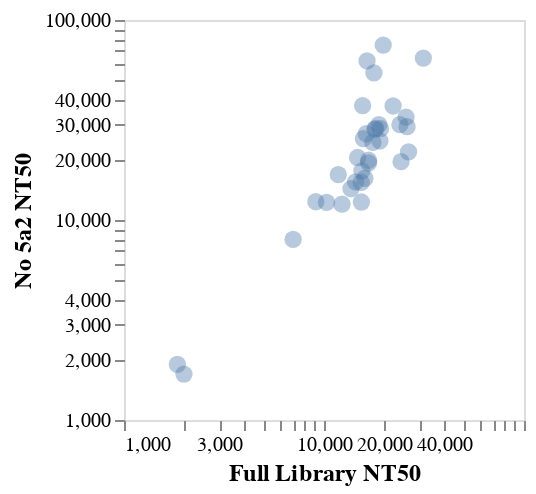

Notebook code cell kept with this figure:
### Code cell
alt.Chart(titers_conditions).mark_point(filled=True, size=75,opacity=0.4).encode(
    x=alt.X('fulllibconc', scale=alt.Scale(type="log", domain=[1000,100000]),axis=alt.Axis(title="Full Library NT50")),
    y=alt.Y('no5a2', scale=alt.Scale(type="log",domain=[1000,100000]),axis=alt.Axis(title="No 5a2 NT50")),
#    color =alt.Color('serum:N', sort=['0','30','182'], title="days post vaccination",legend=alt.Legend(orient='right',labelLimit= 0)).scale(range = ['rebeccapurple', 'firebrick','mediumseagreen']),
).properties(width = 200, height = 200).configure_axis(grid=False, domain=False,labelFontSize=10,titleFontSize=12).configure_legend(titleAlign='left',labelLimit= 0,
titleFontSize=10,
labelFontSize=10
)

### Figure 1 — Vega-Lite specification as saved in the notebook (floating-point values rounded to 4 significant figures)
{"config": {"view": {"continuousWidth": 300, "continuousHeight": 300}, "axis": {"domain": false, "grid": false, "labelFontSize": 10, "titleFontSize": 12}, "legend": {"labelFontSize": 10, "labelLimit": 0, "titleAlign": "left", "titleFontSize": 10}}, "data": {"name": "data-f52044c5bc14e25e1d51155f082401ee"}, "mark": {"type": "point", "filled": true, "opacity": 0.4, "size": 75}, "encoding": {"x": {"axis": {"title": "Full Library NT50"}, "field": "fulllibconc", "scale": {"domain": [1000, 100000], "type": "log"}, "type": "quantitative"}, "y": {"axis": {"title": "No 5a2 NT50"}, "field": "no5a2", "scale": {"domain": [1000, 100000], "type": "log"}, "type": "quantitative"}}, "height": 200, "width": 200, "$schema": "https://vega.github.io/schema/vega-lite/v5.16.3.json", "datasets": {"data-f52044c5bc14e25e1d51155f082401ee": [{"virus": "A/Bangladesh/2221/2021", "fulllibconc": 7008.0, "halflibconc": 10050.0, "no5a1": 7331.0, "no5a2": 7993.0}, {"virus": "A/Bangladesh/3210810034/2021", "fulllibconc": 9099.0, "halflibconc": 11210.0, "no5a1": 7447.0, "no5a2": 12340.0}, {"virus": "A/Bangladesh/8002/2021", "fulllibconc": 15480.0, "halflibconc": 19790.0, "no5a1": 13910.0, "no5a2": 17620.0}, {"virus": "A/Bangladesh/8036/2021", "fulllibconc": 13640.0, "halflibconc": 15830.0, "no5a1": 10720.0, "no5a2": 14330.0}, {"virus": "A/Belgium/H0017/2022", "fulllibconc": 1994.0, "halflibconc": 1511.0, "no5a1": 1774.0, "no5a2": 1697.0}, {"virus": "A/Belgium/H0038/2022", "fulllibconc": 18130.0, "halflibconc": 46410.0, "no5a1": 24650.0, "no5a2": 28730.0}, {"virus": "A/Brisbane/02/2018", "fulllibconc": 23970.0, "halflibconc": 28790.0, "no5a1": 37190.0, "no5a2": 29970.0}, {"virus": "A/Brisbane/48/2022", "fulllibconc": 14390.0, "halflibconc": 14390.0, "no5a1": 12320.0, "no5a2": 15490.0}, {"virus": "A/California/07/2009", "fulllibconc": 25720.0, "halflibconc": 29120.0, "no5a1": 34350.0, "no5a2": 32690.0}, {"virus": "A/Chester/5355/2022", "fulllibconc": 10300.0, "halflibconc": 15470.0, "no5a1": 17040.0, "no5a2": 12240.0}, {"virus": "A/Cote_DIvoire/1448/2021", "fulllibconc": 22160.0, "halflibconc": 31410.0, "no5a1": 31540.0, "no5a2": 37160.0}, {"virus": "A/England/220200318/2022", "fulllibconc": 1849.0, "halflibconc": 2049.0, "no5a1": 2473.0, "no5a2": 1897.0}, {"virus": "A/Ghana/138/2020", "fulllibconc": 19180.0, "halflibconc": 28460.0, "no5a1": 38350.0, "no5a2": 28610.0}, {"virus": "A/Ghana/2080/2020", "fulllibconc": 17770.0, "halflibconc": 22930.0, "no5a1": 45290.0, "no5a2": 54350.0}, {"virus": "A/Hawaii/70/2019", "fulllibconc": 17540.0, "halflibconc": 39050.0, "no5a1": 25490.0, "no5a2": 24420.0}, {"virus": "A/India-PUN-NIV328484/2021", "fulllibconc": 19030.0, "halflibconc": 17810.0, "no5a1": 14510.0, "no5a2": 24840.0}, {"virus": "A/India-Pune-Nivcov2221170/2022", "fulllibconc": 11080.0, "halflibconc": 14190.0, "no5a1": 11140.0, "no5a2": null}, {"virus": "A/India/Pun-NIV312851/2021", "fulllibconc": 16710.0, "halflibconc": 21070.0, "no5a1": 17970.0, "no5a2": 19890.0}, {"virus": "A/Michigan/19/2021", "fulllibconc": 15350.0, "halflibconc": 16290.0, "no5a1": 21490.0, "no5a2": 15440.0}, {"virus": "A/Michigan/45/2015", "fulllibconc": 31390.0, "halflibconc": 46840.0, "no5a1": 38610.0, "no5a2": 64530.0}, {"virus": "A/Newcastle/2/2022", "fulllibconc": 15380.0, "halflibconc": 13540.0, "no5a1": 17350.0, "no5a2": 12300.0}, {"virus": "A/Niger/10217/2021", "fulllibconc": 17970.0, "halflibconc": 27780.0, "no5a1": 24130.0, "no5a2": 28360.0}, {"virus": "A/Nimes/871/2021", "fulllibconc": 26480.0, "halflibconc": 45150.0, "no5a1": 42010.0, "no5a2": 21910.0}, {"virus": "A/Norway/25089/2022", "fulllibconc": 16010.0, "halflibconc": 37490.0, "no5a1": 23010.0, "no5a2": 16170.0}, {"virus": "A/Paris/30353/2021", "fulllibconc": 15600.0, "halflibconc": 46900.0, "no5a1": 31440.0, "no5a2": 37330.0}, {"virus": "A/Paris/31196/2021", "fulllibconc": 16260.0, "halflibconc": 53330.0, "no5a1": 29160.0, "no5a2": 27000.0}, {"virus": "A/Perth/1/2022", "fulllibconc": 14720.0, "halflibconc": 33990.0, "no5a1": 20580.0, "no5a2": 20530.0}, {"virus": "A/SouthAfrica/R14850/2021", "fulllibconc": 15740.0, "halflibconc": 37580.0, "no5a1": 21090.0, "no5a2": 25510.0}, {"virus": "A/SouthAfrica/R16462/2021", "fulllibconc": 19780.0, "halflibconc": 52940.0, "no5a1": null, "no5a2": 74940.0}, {"virus": "A/Sydney/43/2022", "fulllibconc": 12300.0, "halflibconc": 23130.0, "no5a1": 15640.0, "no5a2": 12000.0}, {"virus": "A/Togo/0274/2021", "fulllibconc": 18810.0, "halflibconc": 22910.0, "no5a1": 30040.0, "no5a2": 29970.0}, {"virus": "A/Togo/0304/2021", "fulllibconc": 26030.0, "halflibconc": 31970.0, "no5a1": 36010.0, "no5a2": 29290.0}, {"virus": "A/Togo/845/2020", "fulllibconc": 16410.0, "halflibconc": 40450.0, "no5a1": 32610.0, "no5a2": 62460.0}, {"virus": "A/Utah/27/2022", "fulllibconc": 11790.0, "halflibconc": 13380.0, "no5a1": 13980.0, "no5a2": 16860.0}, {"virus": "A/Washington/23/2020", "fulllibconc": 24280.0, "halflibconc": 24660.0, "no5a1": 21110.0, "no5a2": 19580.0}, {"virus": "A/Wisconsin/588/2019", "fulllibconc": 16710.0, "halflibconc": 34030.0, "no5a1": 23120.0, "no5a2": 19280.0}]}}
